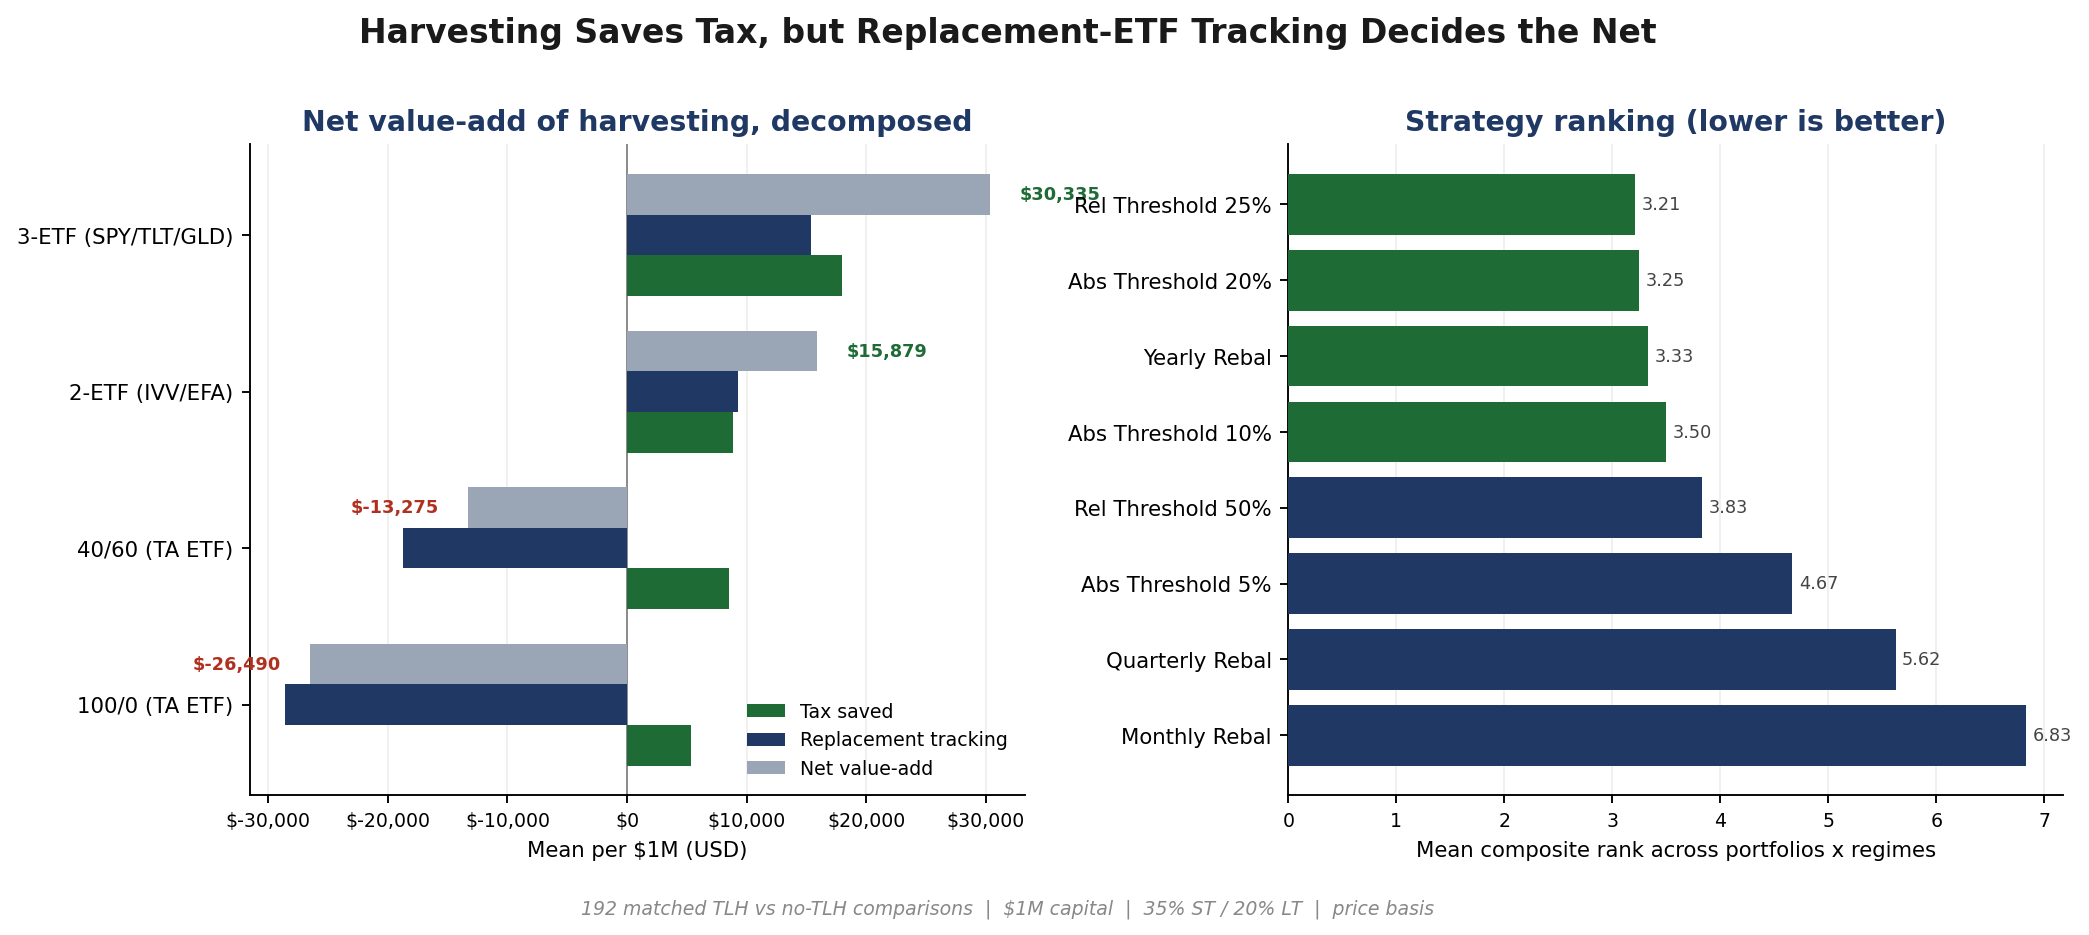

Reproduce this figure in Python.
"""
tax_alpha_chart.py
------------------
Two-panel summary of the central finding.

  Left  : net after-tax value-add of harvesting by portfolio, split into tax saved
          vs replacement-ETF tracking. Tax saved is positive everywhere; the
          tracking term decides whether the net is positive or negative.
  Right : mean composite rank by rebalancing strategy (lower is better). Wide-band
          and low-frequency rebalancing win; monthly rebalancing ranks worst.

Output: tax_alpha_chart.png

Run after run_backtest.py + build_playbook.py:  python Backtest/outputs/tax_alpha_chart.py
"""
from pathlib import Path

import matplotlib
matplotlib.use("Agg")
import matplotlib.pyplot as plt  # noqa: E402
import numpy as np  # noqa: E402
import pandas as pd  # noqa: E402

HERE = Path(__file__).resolve().parent
BACKTEST = HERE.parent
CSV = BACKTEST / "comparative_analysis_results.csv"
PLAYBOOK = BACKTEST / "strategy_playbook.xlsx"
OUT = HERE / "tax_alpha_chart.png"

NAVY, GREEN, RED, GREY = "#1F3864", "#1E6B36", "#B0301F", "#9aa6b6"

df = pd.read_csv(CSV)
on = df[df["TLH Status"] == "On (10%)"].copy()
off = df[df["TLH Status"] == "Off"].copy()
keys = ["Portfolio", "Market Condition", "Rebal Type", "Rebal Value"]
m = on.merge(off[keys + ["Final NAV", "Tax Paid", "Execution Costs"]], on=keys, suffixes=("", "_off"))
m["net"] = m["Final NAV"] - m["Final NAV_off"]
m["tax"] = m["Tax Paid_off"] - m["Tax Paid"]
m["cost"] = m["Execution Costs_off"] - m["Execution Costs"]
m["track"] = m["net"] - m["tax"] - m["cost"]
port = m.groupby("Portfolio")[["tax", "track", "net"]].mean().sort_values("net", ascending=False)

pb = pd.read_excel(PLAYBOOK, sheet_name="Playbook")
pb["s"] = pb["Strategy Label"].str.replace(r" \| TLH=10%", "", regex=True)
strat = pb.groupby("s")["Rank"].mean().sort_values(ascending=False)

fig, (axL, axR) = plt.subplots(1, 2, figsize=(13.5, 5.8))
fig.patch.set_facecolor("white")
fig.subplots_adjust(wspace=0.34, left=0.17, right=0.96, top=0.82, bottom=0.16)

# ── Left: decomposition (tax saved vs tracking vs net) by portfolio ────────────
y = np.arange(len(port))
h = 0.26
axL.barh(y + h, port["tax"], height=h, color=GREEN, label="Tax saved", zorder=3)
axL.barh(y, port["track"], height=h, color=NAVY, label="Replacement tracking", zorder=3)
axL.barh(y - h, port["net"], height=h, color=GREY, label="Net value-add", zorder=3)
axL.set_yticks(y)
axL.set_yticklabels(port.index, fontsize=9)
axL.invert_yaxis()
axL.axvline(0, color="#888", lw=0.8)
axL.set_title("Net value-add of harvesting, decomposed", fontsize=12, fontweight="bold", color=NAVY)
axL.set_xlabel("Mean per $1M (USD)", fontsize=9)
axL.xaxis.set_major_formatter(plt.FuncFormatter(lambda v, _: f"${v:,.0f}"))
axL.tick_params(axis="x", labelsize=8)
for sp in ("top", "right"):
    axL.spines[sp].set_visible(False)
axL.grid(axis="x", color="#eee", lw=0.7, zorder=0)
axL.legend(fontsize=8, frameon=False, loc="lower right")
for yi, v in zip(y, port["net"]):
    axL.text(v + (2500 if v >= 0 else -2500), yi - h, f"${v:,.0f}",
             va="center", ha="left" if v >= 0 else "right", fontsize=7.5,
             color=GREEN if v >= 0 else RED, fontweight="bold")

# ── Right: composite rank by strategy ─────────────────────────────────────────
yy = np.arange(len(strat))
colors = [GREEN if r <= strat.median() else NAVY for r in strat]
axR.barh(yy, strat.values, color=colors, zorder=3)
axR.set_yticks(yy)
axR.set_yticklabels(strat.index, fontsize=9)
axR.set_title("Strategy ranking (lower is better)", fontsize=12, fontweight="bold", color=NAVY)
axR.set_xlabel("Mean composite rank across portfolios x regimes", fontsize=9)
axR.tick_params(axis="x", labelsize=8)
for sp in ("top", "right"):
    axR.spines[sp].set_visible(False)
axR.grid(axis="x", color="#eee", lw=0.7, zorder=0)
for yi, v in zip(yy, strat.values):
    axR.text(v + 0.06, yi, f"{v:.2f}", va="center", fontsize=7.5, color="#444")

fig.suptitle("Harvesting Saves Tax, but Replacement-ETF Tracking Decides the Net",
             fontsize=14, fontweight="bold", color="#1a1a1a", y=0.95)
fig.text(0.5, 0.04,
         "192 matched TLH vs no-TLH comparisons  |  $1M capital  |  35% ST / 20% LT  |  price basis",
         ha="center", fontsize=8, color="#888", style="italic")

plt.savefig(OUT, dpi=170, bbox_inches="tight", facecolor="white")
print(f"Saved -> {OUT}")
